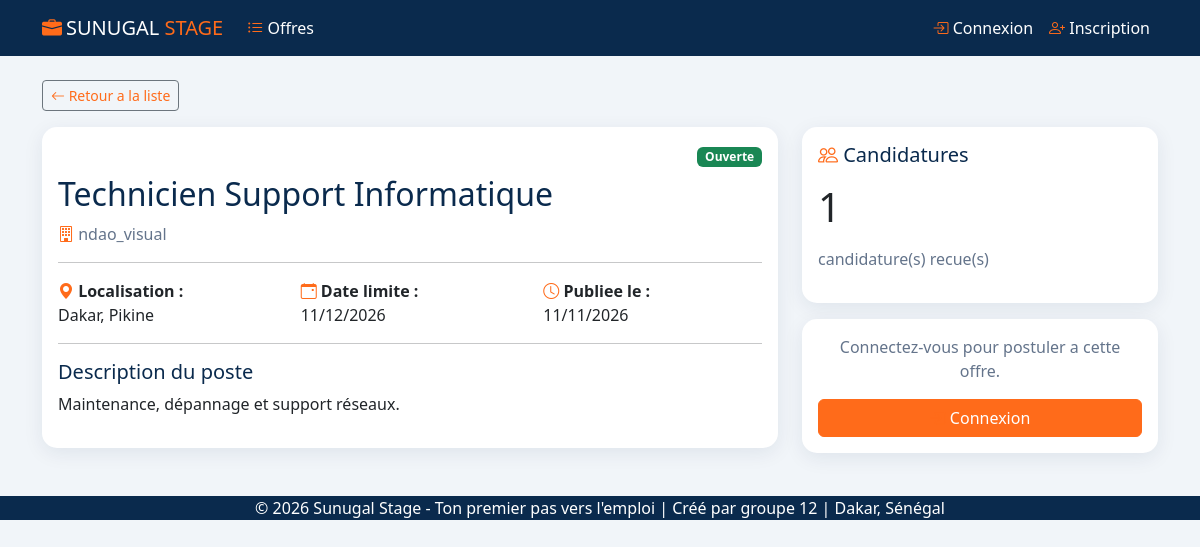
Screenshot of /offres/8/ with the database file from the repository.
### core/models.py (models this page shows, shortened)
class Offre(models.Model):
    TYPE_STAGE = "stage"
    TYPE_EMPLOI = "emploi"
    TYPE_CHOICES = [
        (TYPE_STAGE, "Stage"),
        (TYPE_EMPLOI, "Emploi"),
    ]
    STATUT_OUVERTE = "ouverte"
    STATUT_CLOTUREE = "cloturee"
    STATUT_CHOICES = [
        (STATUT_OUVERTE, "Ouverte"),
        (STATUT_CLOTUREE, "Cloturee"),
    ]
    titre = models.CharField("Titre", max_length=200)
    description = models.TextField("Description")
    type_offre = models.CharField("Type", max_length=10, choices=TYPE_CHOICES)
    localisation = models.CharField("Localisation", max_length=200, blank=True)
    date_limite = models.DateField("Date limite de candidature", null=True, blank=True)
    statut = models.CharField(
        "Statut", max_length=10, choices=STATUT_CHOICES, default=STATUT_OUVERTE
    )
    entreprise = models.ForeignKey(
        Entreprise, verbose_name="Entreprise", on_delete=models.CASCADE, related_name="offres"
    )
    date_publication = models.DateTimeField("Date de publication", auto_now_add=True)
    class Meta:
        verbose_name = "Offre"
        verbose_name_plural = "Offres"
        ordering = ["-date_publication"]
    @property
    def est_expiree(self):
        if self.date_limite is None:
            return False
        return timezone.now().date() > self.date_limite
    def is_active(self):
        return self.statut == self.STATUT_OUVERTE and not self.est_expiree
    def nombre_candidatures(self):
        return self.candidatures.count()

class Utilisateur(AbstractUser):
    ROLE_ETUDIANT = "etudiant"
    ROLE_ENTREPRISE = "entreprise"
    ROLE_ADMIN = "admin"
    ROLE_CHOICES = [
        (ROLE_ETUDIANT, "Etudiant"),
        (ROLE_ENTREPRISE, "Entreprise"),
        (ROLE_ADMIN, "Administrateur"),
    ]
    email = models.EmailField("Adresse e-mail", unique=True)
    role = models.CharField(
        "Role", max_length=20, choices=ROLE_CHOICES, default=ROLE_ETUDIANT
    )
    date_inscription = models.DateTimeField("Date d'inscription", auto_now_add=True)
    EMAIL_FIELD = "email"
    REQUIRED_FIELDS = ["email"]
    class Meta:
        verbose_name = "Utilisateur"
        verbose_name_plural = "Utilisateurs"
        ordering = ["-date_inscription"]

class Entreprise(Utilisateur):
    nom_entreprise = models.CharField("Nom de l'entreprise", max_length=200, blank=True)
    secteur = models.CharField("Secteur d'activite", max_length=200, blank=True)
    adresse = models.TextField("Adresse", blank=True)
    class Meta:
        verbose_name = "Entreprise"
        verbose_name_plural = "Entreprises"

class Utilisateur(AbstractUser):
    ROLE_ETUDIANT = "etudiant"
    ROLE_ENTREPRISE = "entreprise"
    ROLE_ADMIN = "admin"
    ROLE_CHOICES = [
        (ROLE_ETUDIANT, "Etudiant"),
        (ROLE_ENTREPRISE, "Entreprise"),
        (ROLE_ADMIN, "Administrateur"),
    ]
    email = models.EmailField("Adresse e-mail", unique=True)
    role = models.CharField(
        "Role", max_length=20, choices=ROLE_CHOICES, default=ROLE_ETUDIANT
    )
    date_inscription = models.DateTimeField("Date d'inscription", auto_now_add=True)
    EMAIL_FIELD = "email"
    REQUIRED_FIELDS = ["email"]
    class Meta:
        verbose_name = "Utilisateur"
        verbose_name_plural = "Utilisateurs"
        ordering = ["-date_inscription"]

### core/views.py (the view)
# urls.py: path("offres/<int:pk>/", views.OffreDetailView.as_view(), name="offre_detail"),
class OffreDetailView(DetailView):
    model = Offre
    template_name = "core/offre_detail.html"
    context_object_name = "offre"
    def get_context_data(self, **kwargs):
        context = super().get_context_data(**kwargs)
        if self.request.user.is_authenticated and self.request.user.role == Utilisateur.ROLE_ETUDIANT:
            try:
                etudiant = self.request.user.as_etudiant()
                context["deja_candidate"] = Candidature.objects.filter(
                    etudiant=etudiant, offre=self.object
                ).exists()
            except Etudiant.DoesNotExist:
                context["deja_candidate"] = False
            context["candidature_form"] = CandidatureForm()
        else:
            context["deja_candidate"] = False
        return context

### core/templates/core/offre_detail.html (shortened to what this page needs)
{% extends "core/base.html" %}
{% block content %}
<div class="container py-4">
    <a href="{% url 'core:offre_list' %}" class="btn btn-outline-secondary btn-sm mb-3"><i class="bi bi-arrow-left"></i> Retour a la liste</a>
    <div class="row">
        <div class="col-lg-8">
            <div class="card mb-4">
                <div class="card-body">
                    <div class="d-flex justify-content-between align-items-start mb-3">
                        <div>
                            <span class="badge {% if offre.type_offre == 'stage' %}badge-type-stage{% else %}badge-type-emploi{% endif %} mb-2">{{ offre.get_type_offre_display }}</span>
                            <h1 class="h2">{{ offre.titre }}</h1>
                            <p class="text-muted mb-0"><i class="bi bi-building"></i> {{ offre.entreprise.nom_entreprise|default:offre.entreprise.username }}</p>
                        </div>
                        <div>
                            {% if offre.is_active %}<span class="badge bg-success">Ouverte</span>
                            {% elif offre.est_expiree %}<span class="badge bg-warning text-dark">Expiree</span>
                            {% else %}<span class="badge bg-secondary">Cloturee</span>{% endif %}
                        </div>
                    </div>
                    <hr>
                    <div class="row mb-3">
                        {% if offre.localisation %}
                            <div class="col-md-4"><i class="bi bi-geo-alt-fill text-muted"></i> <strong>Localisation :</strong><br>{{ offre.localisation }}</div>
                        {% endif %}
                        {% if offre.date_limite %}
                            <div class="col-md-4"><i class="bi bi-calendar-event text-muted"></i> <strong>Date limite :</strong><br>{{ offre.date_limite|date:"d/m/Y" }}</div>
                        {% endif %}
                        <div class="col-md-4"><i class="bi bi-clock text-muted"></i> <strong>Publiee le :</strong><br>{{ offre.date_publication|date:"d/m/Y" }}</div>
                    </div>
                    <hr>
                    <h5>Description du poste</h5>
                    <p style="white-space: pre-line;">{{ offre.description }}</p>
                </div>
            </div>
        </div>
        <div class="col-lg-4">
            <div class="card">
                <div class="card-body">
                    <h5 class="mb-3"><i class="bi bi-people"></i> Candidatures</h5>
                    <p class="display-6 mb-3">{{ offre.nombre_candidatures }}</p>
                    <p class="text-muted">candidature(s) recue(s)</p>
                </div>
            </div>
            {% if user.is_authenticated and user.role == 'etudiant' %}
                <div class="card mt-3">
                    <div class="card-body">
                        <h5 class="mb-3"><i class="bi bi-send"></i> Postuler</h5>
                        {% if offre.is_active %}
                            {% if deja_candidate %}
                                <div class="alert alert-info"><i class="bi bi-check-circle"></i> Vous avez deja candidate a cette offre.</div>
                                <a href="{% url 'core:dashboard_etudiant' %}" class="btn btn-outline-primary btn-sm">Voir mes candidatures</a>
                            {% else %}
                                <form method="post" action="{% url 'core:candidater' offre.pk %}">
                                    {% csrf_token %}
                                    {{ candidature_form.as_p }}
                                    <div class="d-grid">
                                        <button type="submit" class="btn btn-primary"><i class="bi bi-send-fill"></i> Soumettre ma candidature</button>
                                    </div>
                                </form>
                            {% endif %}
                        {% else %}
                            <div class="alert alert-warning"><i class="bi bi-exclamation-triangle"></i> Cette offre n'est plus ouverte aux candidatures.</div>
                        {% endif %}
                    </div>
                </div>
            {% elif not user.is_authenticated %}
                <div class="card mt-3">
                    <div class="card-body text-center">
                        <p class="text-muted mb-3">Connectez-vous pour postuler a cette offre.</p>
                        <a href="{% url 'core:login' %}" class="btn btn-primary w-100"><i class="bi bi-box-arrow-in-right"></i> Connexion</a>
                    </div>
                </div>
            {% endif %}
        </div>
    </div>
</div>
{% endblock %}

### core/templates/core/base.html (style rules this page uses)
:root { --navy: #0A2A4D; --bleu: #14406E; --orange: #FF6B1A; --orange-fonce: #E85A00; --fond: #F1F5F9; --bs-primary: #FF6B1A !important; --bs-primary-rgb: 255,107,26 !important; --bs-link-color: #FF6B1A !important; --bs-link-hover-color: #E85A00 !important; }
body { background: var(--fond) !important; font-family:'Segoe UI',sans-serif; }
.btn-primary, .bg-primary, .badge.bg-primary, .alert-primary, .list-group-item.active, .page-item.active .page-link, .progress-bar, .form-check-input:checked { background-color: var(--orange) !important; border-color: var(--orange) !important; color: white !important; }
.text-primary, a { color: var(--orange) !important; }
.text-muted { color: #64748B !important; }
.card { border: none !important; border-radius: 15px !important; box-shadow: 0 5px 20px rgba(10,42,77,.08) !important; }
h1, h2, h3, h5 { color: var(--navy) !important; }
.bi { color: var(--orange) !important; }

### rows the page displays
Offre: titre "Technicien Support Informatique", entreprise.nom_entreprise "ndao_visual", localisation "Dakar, Pikine", date_limite "11/12/2026", date_publication "11/11/2026", description "Maintenance, dépannage et support réseaux.", nombre_candidatures "1"
